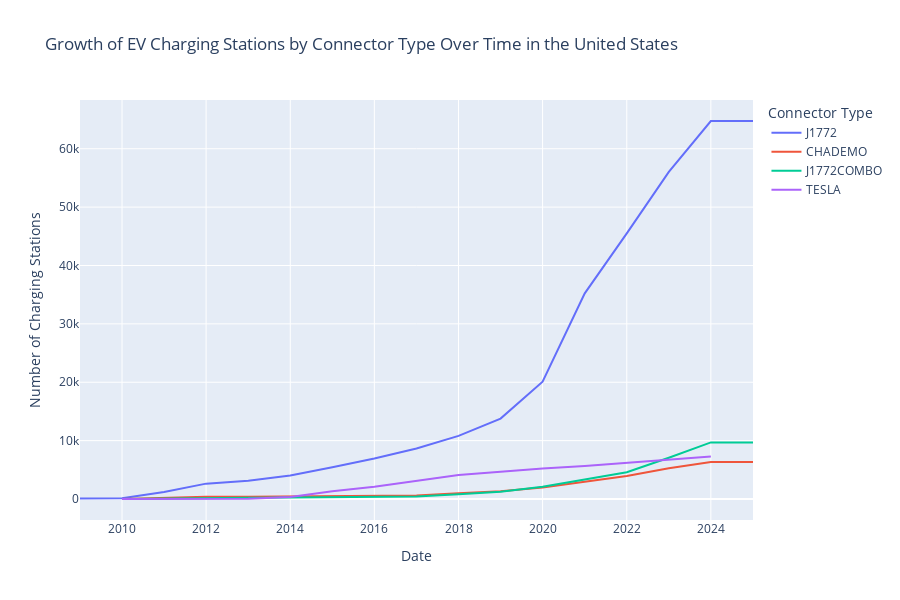

Here is the notebook cell this chart was saved with:
### Code cell
# Apply `safe_literal_eval` only to strings
rdf_ELEC['ev_connector_types'] = rdf_ELEC['ev_connector_types'].dropna().apply(safe_literal_eval)
rdf_ELEC_exploded = rdf_ELEC.explode('ev_connector_types')
rdf_ELEC_exploded = rdf_ELEC_exploded.dropna(subset=['ev_connector_types'])

# Remove unwanted connector types (e.g., NEMA types)
rdf_ELEC_exploded = rdf_ELEC_exploded[~rdf_ELEC_exploded['ev_connector_types'].str.contains('NEMA')]

# Step 2: Group by year and 'ev_connector_types' and count the number of stations confirmed
growth_df = rdf_ELEC_exploded.groupby([rdf_ELEC_exploded['open_date'].dt.to_period('Y'), 'ev_connector_types']).size().reset_index(name='stations_confirmed')

# Step 3: Create cumulative sum for each connector type
growth_df['cumulative_stations'] = growth_df.groupby('ev_connector_types')['stations_confirmed'].cumsum()
growth_df = growth_df[growth_df['open_date'].dt.year > 2008]

# Convert 'open_date' to a timestamp for plotting
growth_df['open_date'] = growth_df['open_date'].dt.to_timestamp()

# Step 4: Create the interactive Plotly plot
fig = px.line(
    growth_df, 
    x='open_date', 
    y='cumulative_stations', 
    color='ev_connector_types',
    labels={'cumulative_stations': 'Number of Charging Stations',
            'open_date': 'Date',
            'ev_connector_types': 'Connector Type'},
    title='Growth of EV Charging Stations by Connector Type Over Time in the United States',
    width=900,
    height=600
)
fig.show()

### Figure 1 — Plotly figure (JSON) as saved in the notebook; plotly's stock layout.template omitted (floating-point values rounded to 4 significant figures)
{"data": [{"hovertemplate": "Connector Type=J1772<br>Date=%{x}<br>Number of Charging Stations=%{y}<extra></extra>", "legendgroup": "J1772", "line": {"color": "#636efa", "dash": "solid"}, "marker": {"symbol": "circle"}, "mode": "lines", "name": "J1772", "orientation": "v", "showlegend": true, "type": "scatter", "x": ["2009-01-01T00:00:00", "2010-01-01T00:00:00", "2011-01-01T00:00:00", "2012-01-01T00:00:00", "2013-01-01T00:00:00", "2014-01-01T00:00:00", "2015-01-01T00:00:00", "2016-01-01T00:00:00", "2017-01-01T00:00:00", "2018-01-01T00:00:00", "2019-01-01T00:00:00", "2020-01-01T00:00:00", "2021-01-01T00:00:00", "2022-01-01T00:00:00", "2023-01-01T00:00:00", "2024-01-01T00:00:00", "2025-01-01T00:00:00"], "xaxis": "x", "y": [96, 143, 1192, 2632, 3123, 4023, 5449, 6946, 8656, 10820, 13770, 20093, 35231, 45506, 56042, 64750, 64752], "yaxis": "y"}, {"hovertemplate": "Connector Type=CHADEMO<br>Date=%{x}<br>Number of Charging Stations=%{y}<extra></extra>", "legendgroup": "CHADEMO", "line": {"color": "#EF553B", "dash": "solid"}, "marker": {"symbol": "circle"}, "mode": "lines", "name": "CHADEMO", "orientation": "v", "showlegend": true, "type": "scatter", "x": ["2010-01-01T00:00:00", "2011-01-01T00:00:00", "2012-01-01T00:00:00", "2013-01-01T00:00:00", "2014-01-01T00:00:00", "2015-01-01T00:00:00", "2016-01-01T00:00:00", "2017-01-01T00:00:00", "2018-01-01T00:00:00", "2019-01-01T00:00:00", "2020-01-01T00:00:00", "2021-01-01T00:00:00", "2022-01-01T00:00:00", "2023-01-01T00:00:00", "2024-01-01T00:00:00", "2025-01-01T00:00:00"], "xaxis": "x", "y": [9, 192, 384, 396, 439, 476, 572, 619, 982, 1320, 1987, 3010, 3944, 5257, 6342, 6343], "yaxis": "y"}, {"hovertemplate": "Connector Type=J1772COMBO<br>Date=%{x}<br>Number of Charging Stations=%{y}<extra></extra>", "legendgroup": "J1772COMBO", "line": {"color": "#00cc96", "dash": "solid"}, "marker": {"symbol": "circle"}, "mode": "lines", "name": "J1772COMBO", "orientation": "v", "showlegend": true, "type": "scatter", "x": ["2010-01-01T00:00:00", "2011-01-01T00:00:00", "2012-01-01T00:00:00", "2013-01-01T00:00:00", "2014-01-01T00:00:00", "2015-01-01T00:00:00", "2016-01-01T00:00:00", "2017-01-01T00:00:00", "2018-01-01T00:00:00", "2019-01-01T00:00:00", "2020-01-01T00:00:00", "2021-01-01T00:00:00", "2022-01-01T00:00:00", "2023-01-01T00:00:00", "2024-01-01T00:00:00", "2025-01-01T00:00:00"], "xaxis": "x", "y": [6, 103, 221, 235, 271, 309, 396, 440, 826, 1263, 2101, 3334, 4591, 7069, 9696, 9697], "yaxis": "y"}, {"hovertemplate": "Connector Type=TESLA<br>Date=%{x}<br>Number of Charging Stations=%{y}<extra></extra>", "legendgroup": "TESLA", "line": {"color": "#ab63fa", "dash": "solid"}, "marker": {"symbol": "circle"}, "mode": "lines", "name": "TESLA", "orientation": "v", "showlegend": true, "type": "scatter", "x": ["2010-01-01T00:00:00", "2011-01-01T00:00:00", "2012-01-01T00:00:00", "2013-01-01T00:00:00", "2014-01-01T00:00:00", "2015-01-01T00:00:00", "2016-01-01T00:00:00", "2017-01-01T00:00:00", "2018-01-01T00:00:00", "2019-01-01T00:00:00", "2020-01-01T00:00:00", "2021-01-01T00:00:00", "2022-01-01T00:00:00", "2023-01-01T00:00:00", "2024-01-01T00:00:00"], "xaxis": "x", "y": [1, 4, 9, 61, 356, 1338, 2105, 3133, 4123, 4668, 5220, 5642, 6226, 6786, 7291], "yaxis": "y"}], "layout": {"height": 600, "legend": {"title": {"text": "Connector Type"}, "tracegroupgap": 0}, "title": {"text": "Growth of EV Charging Stations by Connector Type Over Time in the United States"}, "width": 900, "xaxis": {"anchor": "y", "domain": [0, 1], "title": {"text": "Date"}}, "yaxis": {"anchor": "x", "domain": [0, 1], "title": {"text": "Number of Charging Stations"}}}}
